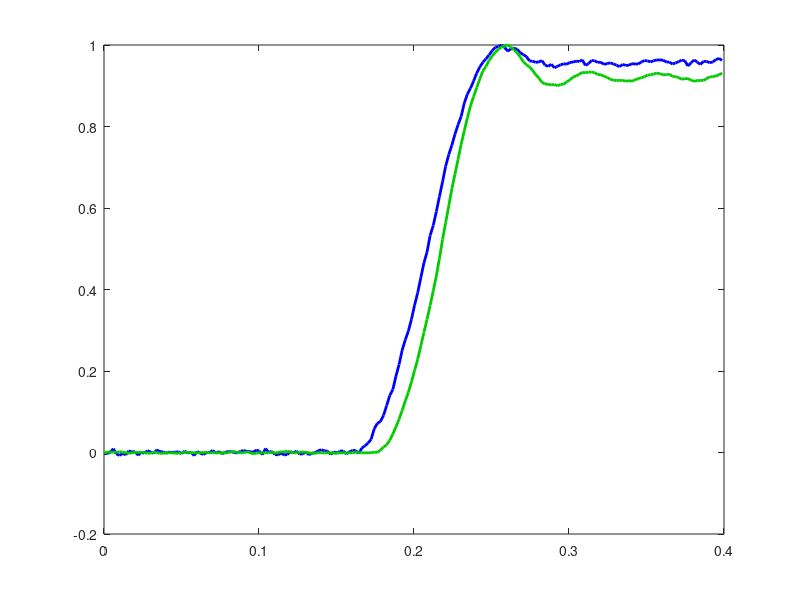

MATLAB code for this plot: (Note: this script raises an error after producing the figure.)
clear all
close all

load('data_spect_delay_13.mat')

save_fig = false;
font_size = 15;
font_name = 'Times';
line_width = 2;

t = t-t(1);
tcut = t(cut);
x1 = x1-tcut(1);
x2 = x2-tcut(1);
tcut = tcut-tcut(1);

fig_delay = figure(1);
plot(tcut,z(cut)/max(z(cut)),'b-','LineWidth',line_width)
hold on
plot(tcut,v(cut)/max(v(cut)),'-','Color',[0 0.8 0],'LineWidth',line_width)
ax = gca;
ax.FontSize = font_size;
ax.FontName = font_name;
xlabel('Time [s]','Interpreter','latex')
ylabel('Normalized input and output','Interpreter','latex')
ylim([-0.05 1.05])
hold on
plot([x1 x2],[y y],'r+-','LineWidth',line_width)
grid on
leg=legend('Normalized $z$','Normalized $\Delta v_{13}$','Location','southeast');
leg.Interpreter = 'latex';
t_d = x2-x1;
tx=text(x2+0.05*x2,y,['$t_d = ' num2str(round(t_d,4)) ' s$'],'Color','r');
tx.FontName = font_name;
tx.FontSize = font_size;
tx.Interpreter = 'latex';
set(ax,'TickLabelInterpreter','latex')


if (save_fig)
%     exportgraphics(fig_psd,'psd13.png','Resolution',600)
    exportgraphics(fig_delay,'delay13.png','Resolution',600)    
end